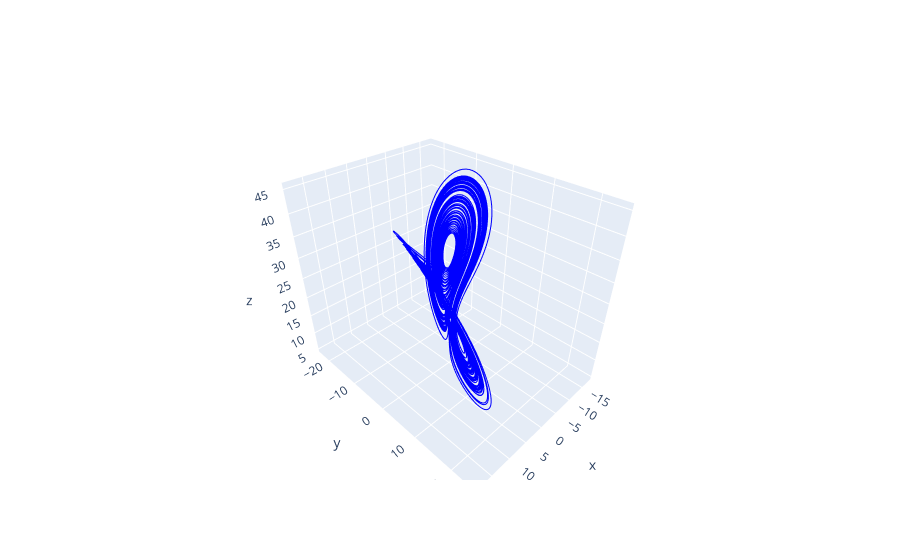

The cell this chart's notebook holds for it:
### Code cell
fig = lorentz_plot(lorentz_dataset)
fig.show()

### Figure 1 — Plotly figure (JSON) as saved in the notebook; plotly's stock layout.template omitted (floating-point values rounded to 4 significant figures; data arrays with more than 128 entries replaced by an {"elided": "..."} marker saying what was removed)
{"data": [{"line": {"color": "blue", "width": 2}, "mode": "lines", "type": "scatter3d", "x": {"elided": "21000 float values"}, "y": {"elided": "21000 float values"}, "z": {"elided": "21000 float values"}}], "layout": {}}
